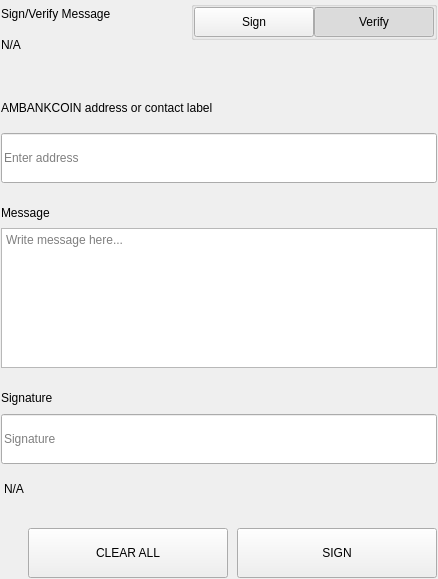
<?xml version="1.0" encoding="UTF-8"?>
<ui version="4.0">
 <class>SettingsSignMessageWidgets</class>
 <widget class="QWidget" name="SettingsSignMessageWidgets">
  <property name="geometry">
   <rect>
    <x>0</x>
    <y>0</y>
    <width>438</width>
    <height>579</height>
   </rect>
  </property>
  <property name="windowTitle">
   <string>Form</string>
  </property>
  <layout class="QVBoxLayout" name="verticalLayout">
   <property name="spacing">
    <number>0</number>
   </property>
   <property name="leftMargin">
    <number>0</number>
   </property>
   <property name="topMargin">
    <number>0</number>
   </property>
   <property name="rightMargin">
    <number>0</number>
   </property>
   <property name="bottomMargin">
    <number>0</number>
   </property>
   <item>
    <widget class="QWidget" name="left" native="true">
     <layout class="QVBoxLayout" name="verticalLayout_3">
      <property name="leftMargin">
       <number>0</number>
      </property>
      <property name="topMargin">
       <number>0</number>
      </property>
      <property name="rightMargin">
       <number>0</number>
      </property>
      <property name="bottomMargin">
       <number>0</number>
      </property>
      <item>
       <widget class="QWidget" name="container_sign" native="true">
        <layout class="QVBoxLayout" name="verticalLayout_2">
         <property name="spacing">
          <number>0</number>
         </property>
         <property name="leftMargin">
          <number>1</number>
         </property>
         <property name="topMargin">
          <number>1</number>
         </property>
         <property name="rightMargin">
          <number>1</number>
         </property>
         <property name="bottomMargin">
          <number>1</number>
         </property>
         <item>
          <layout class="QHBoxLayout" name="horizontalLayout_3" stretch="3,1">
           <property name="spacing">
            <number>40</number>
           </property>
           <item>
            <layout class="QVBoxLayout" name="verticalLayoutTitle">
             <property name="spacing">
              <number>5</number>
             </property>
             <item>
              <widget class="QLabel" name="labelTitle">
               <property name="text">
                <string>Sign/Verify Message</string>
               </property>
              </widget>
             </item>
             <item>
              <widget class="QLabel" name="labelSubtitle1">
               <property name="text">
                <string notr="true">N/A</string>
               </property>
               <property name="wordWrap">
                <bool>true</bool>
               </property>
              </widget>
             </item>
            </layout>
           </item>
           <item alignment="Qt::AlignRight|Qt::AlignTop">
            <widget class="QWidget" name="containerSwitch" native="true">
             <property name="styleSheet">
              <string notr="true">#containerSwitch{
	padding-top:9px;
}</string>
             </property>
             <layout class="QVBoxLayout" name="verticalLayout_6">
              <property name="spacing">
               <number>4</number>
              </property>
              <property name="leftMargin">
               <number>0</number>
              </property>
              <property name="topMargin">
               <number>0</number>
              </property>
              <property name="rightMargin">
               <number>0</number>
              </property>
              <property name="bottomMargin">
               <number>0</number>
              </property>
              <item alignment="Qt::AlignRight">
               <widget class="QGroupBox" name="groupBox">
                <property name="sizePolicy">
                 <sizepolicy hsizetype="Fixed" vsizetype="Preferred">
                  <horstretch>0</horstretch>
                  <verstretch>0</verstretch>
                 </sizepolicy>
                </property>
                <property name="title">
                 <string/>
                </property>
                <property name="alignment">
                 <set>Qt::AlignRight|Qt::AlignTop|Qt::AlignTrailing</set>
                </property>
                <layout class="QHBoxLayout" name="horizontalLayout_4">
                 <property name="spacing">
                  <number>0</number>
                 </property>
                 <property name="leftMargin">
                  <number>0</number>
                 </property>
                 <property name="topMargin">
                  <number>0</number>
                 </property>
                 <property name="rightMargin">
                  <number>0</number>
                 </property>
                 <property name="bottomMargin">
                  <number>0</number>
                 </property>
                 <item>
                  <widget class="QPushButton" name="pushSign">
                   <property name="minimumSize">
                    <size>
                     <width>120</width>
                     <height>30</height>
                    </size>
                   </property>
                   <property name="maximumSize">
                    <size>
                     <width>120</width>
                     <height>30</height>
                    </size>
                   </property>
                   <property name="focusPolicy">
                    <enum>Qt::NoFocus</enum>
                   </property>
                   <property name="text">
                    <string>Sign</string>
                   </property>
                   <property name="checkable">
                    <bool>true</bool>
                   </property>
                   <property name="autoExclusive">
                    <bool>true</bool>
                   </property>
                  </widget>
                 </item>
                 <item>
                  <widget class="QPushButton" name="pushVerify">
                   <property name="minimumSize">
                    <size>
                     <width>120</width>
                     <height>30</height>
                    </size>
                   </property>
                   <property name="maximumSize">
                    <size>
                     <width>120</width>
                     <height>30</height>
                    </size>
                   </property>
                   <property name="focusPolicy">
                    <enum>Qt::NoFocus</enum>
                   </property>
                   <property name="text">
                    <string>Verify</string>
                   </property>
                   <property name="checkable">
                    <bool>true</bool>
                   </property>
                   <property name="checked">
                    <bool>true</bool>
                   </property>
                   <property name="autoExclusive">
                    <bool>true</bool>
                   </property>
                  </widget>
                 </item>
                </layout>
               </widget>
              </item>
              <item alignment="Qt::AlignHCenter|Qt::AlignTop">
               <widget class="QLabel" name="labelSubtitleSwitch">
                <property name="text">
                 <string/>
                </property>
                <property name="alignment">
                 <set>Qt::AlignRight|Qt::AlignTrailing|Qt::AlignVCenter</set>
                </property>
               </widget>
              </item>
             </layout>
            </widget>
           </item>
          </layout>
         </item>
         <item>
          <spacer name="verticalSpacer_2">
           <property name="orientation">
            <enum>Qt::Vertical</enum>
           </property>
           <property name="sizeType">
            <enum>QSizePolicy::Fixed</enum>
           </property>
           <property name="sizeHint" stdset="0">
            <size>
             <width>20</width>
             <height>40</height>
            </size>
           </property>
          </spacer>
         </item>
         <item>
          <widget class="QWidget" name="containerAddress" native="true">
           <property name="sizePolicy">
            <sizepolicy hsizetype="Preferred" vsizetype="Fixed">
             <horstretch>0</horstretch>
             <verstretch>0</verstretch>
            </sizepolicy>
           </property>
           <layout class="QVBoxLayout" name="verticalLayout_5" stretch="0,0">
            <property name="spacing">
             <number>15</number>
            </property>
            <property name="leftMargin">
             <number>0</number>
            </property>
            <property name="topMargin">
             <number>0</number>
            </property>
            <property name="rightMargin">
             <number>0</number>
            </property>
            <property name="bottomMargin">
             <number>0</number>
            </property>
            <item>
             <widget class="QLabel" name="labelSubtitleAddress">
              <property name="minimumSize">
               <size>
                <width>0</width>
                <height>20</height>
               </size>
              </property>
              <property name="maximumSize">
               <size>
                <width>16777215</width>
                <height>20</height>
               </size>
              </property>
              <property name="text">
               <string>AMBANKCOIN address or contact label</string>
              </property>
             </widget>
            </item>
            <item>
             <widget class="QLineEdit" name="addressIn_SM">
              <property name="minimumSize">
               <size>
                <width>0</width>
                <height>50</height>
               </size>
              </property>
              <property name="maximumSize">
               <size>
                <width>16777215</width>
                <height>50</height>
               </size>
              </property>
              <property name="placeholderText">
               <string>Enter address</string>
              </property>
             </widget>
            </item>
           </layout>
          </widget>
         </item>
         <item>
          <spacer name="verticalSpacer_3">
           <property name="orientation">
            <enum>Qt::Vertical</enum>
           </property>
           <property name="sizeType">
            <enum>QSizePolicy::Fixed</enum>
           </property>
           <property name="sizeHint" stdset="0">
            <size>
             <width>20</width>
             <height>20</height>
            </size>
           </property>
          </spacer>
         </item>
         <item>
          <layout class="QVBoxLayout" name="verticalLayout_9">
           <property name="spacing">
            <number>5</number>
           </property>
           <item>
            <widget class="QLabel" name="labelSubtitleMessage">
             <property name="minimumSize">
              <size>
               <width>0</width>
               <height>20</height>
              </size>
             </property>
             <property name="maximumSize">
              <size>
               <width>16777215</width>
               <height>20</height>
              </size>
             </property>
             <property name="text">
              <string>Message</string>
             </property>
            </widget>
           </item>
           <item>
            <widget class="QPlainTextEdit" name="messageIn_SM">
             <property name="minimumSize">
              <size>
               <width>0</width>
               <height>140</height>
              </size>
             </property>
             <property name="maximumSize">
              <size>
               <width>16777215</width>
               <height>140</height>
              </size>
             </property>
             <property name="placeholderText">
              <string>Write message here...</string>
             </property>
            </widget>
           </item>
          </layout>
         </item>
         <item>
          <spacer name="verticalSpacer_4">
           <property name="orientation">
            <enum>Qt::Vertical</enum>
           </property>
           <property name="sizeType">
            <enum>QSizePolicy::Fixed</enum>
           </property>
           <property name="sizeHint" stdset="0">
            <size>
             <width>20</width>
             <height>20</height>
            </size>
           </property>
          </spacer>
         </item>
         <item>
          <widget class="QWidget" name="widget" native="true">
           <property name="minimumSize">
            <size>
             <width>0</width>
             <height>75</height>
            </size>
           </property>
           <property name="maximumSize">
            <size>
             <width>16777215</width>
             <height>16777215</height>
            </size>
           </property>
           <layout class="QVBoxLayout" name="verticalLayout_4">
            <property name="leftMargin">
             <number>0</number>
            </property>
            <property name="topMargin">
             <number>0</number>
            </property>
            <property name="rightMargin">
             <number>0</number>
            </property>
            <property name="bottomMargin">
             <number>0</number>
            </property>
            <item>
             <widget class="QLabel" name="labelSubtitleSignature">
              <property name="minimumSize">
               <size>
                <width>0</width>
                <height>20</height>
               </size>
              </property>
              <property name="maximumSize">
               <size>
                <width>16777215</width>
                <height>20</height>
               </size>
              </property>
              <property name="text">
               <string>Signature</string>
              </property>
             </widget>
            </item>
            <item>
             <widget class="QLineEdit" name="signatureOut_SM">
              <property name="minimumSize">
               <size>
                <width>0</width>
                <height>50</height>
               </size>
              </property>
              <property name="placeholderText">
               <string>Signature</string>
              </property>
             </widget>
            </item>
           </layout>
          </widget>
         </item>
         <item>
          <widget class="QLabel" name="statusLabel_SM">
           <property name="styleSheet">
            <string notr="true">padding-top:5px;</string>
           </property>
           <property name="text">
            <string notr="true">N/A</string>
           </property>
          </widget>
         </item>
         <item>
          <spacer name="verticalSpacer">
           <property name="orientation">
            <enum>Qt::Vertical</enum>
           </property>
           <property name="sizeType">
            <enum>QSizePolicy::Fixed</enum>
           </property>
           <property name="sizeHint" stdset="0">
            <size>
             <width>20</width>
             <height>20</height>
            </size>
           </property>
          </spacer>
         </item>
         <item>
          <layout class="QHBoxLayout" name="horizontalLayout_7">
           <property name="spacing">
            <number>9</number>
           </property>
           <item>
            <spacer name="horizontalSpacer_5">
             <property name="orientation">
              <enum>Qt::Horizontal</enum>
             </property>
             <property name="sizeType">
              <enum>QSizePolicy::Expanding</enum>
             </property>
             <property name="sizeHint" stdset="0">
              <size>
               <width>40</width>
               <height>20</height>
              </size>
             </property>
            </spacer>
           </item>
           <item>
            <widget class="QPushButton" name="pushButtonClear">
             <property name="minimumSize">
              <size>
               <width>200</width>
               <height>50</height>
              </size>
             </property>
             <property name="focusPolicy">
              <enum>Qt::NoFocus</enum>
             </property>
             <property name="text">
              <string>CLEAR ALL</string>
             </property>
            </widget>
           </item>
           <item>
            <widget class="QPushButton" name="pushButtonSave">
             <property name="minimumSize">
              <size>
               <width>200</width>
               <height>50</height>
              </size>
             </property>
             <property name="maximumSize">
              <size>
               <width>200</width>
               <height>50</height>
              </size>
             </property>
             <property name="focusPolicy">
              <enum>Qt::NoFocus</enum>
             </property>
             <property name="text">
              <string>SIGN</string>
             </property>
            </widget>
           </item>
          </layout>
         </item>
        </layout>
       </widget>
      </item>
     </layout>
    </widget>
   </item>
  </layout>
 </widget>
 <resources/>
 <connections/>
</ui>
